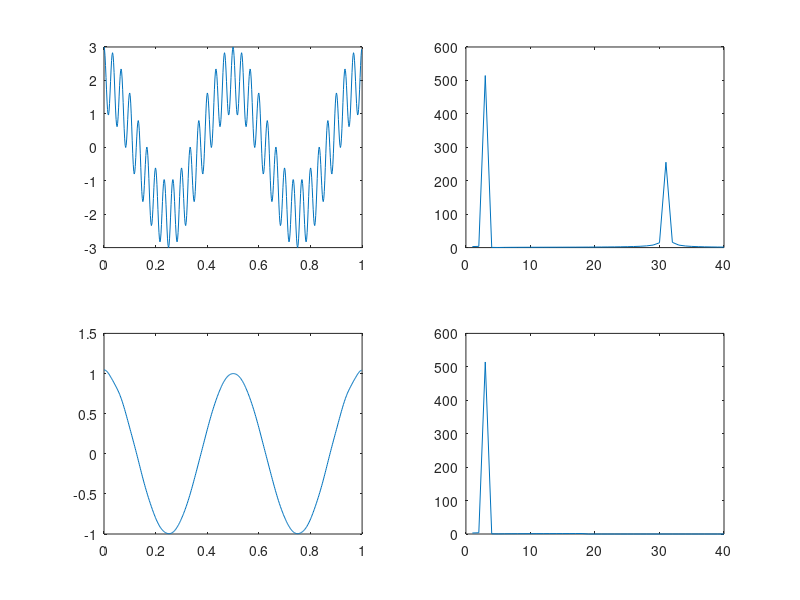
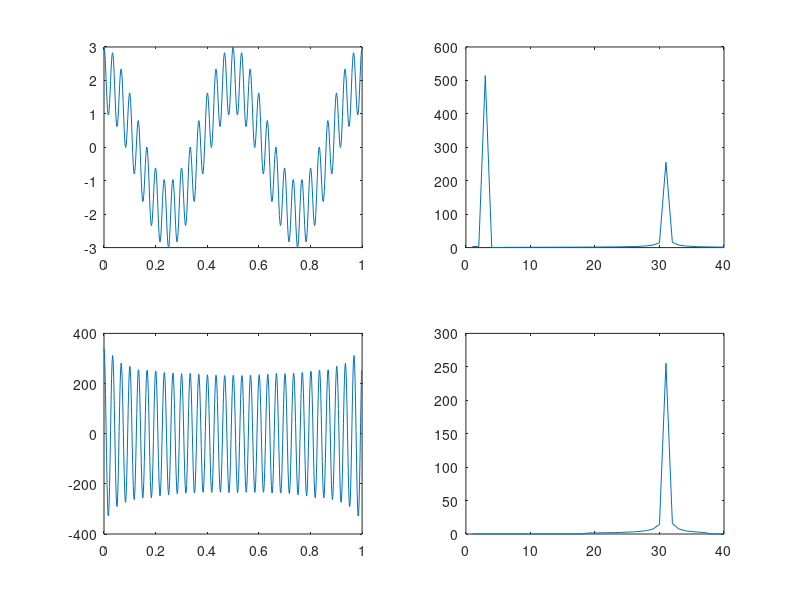

MATLAB code for these plots, in order: (Note: this script raises an error after producing the figures.)
clear all ; close all ; 


% somme de 2 ondes pures
t = (0:1/512:1);
f = 2*cos(2*(2*pi*t))+ cos(30*(2*pi*t));
fo = 2*cos(2*(2*pi*t));
br = cos(30*(2*pi*t));

% PASSE BAS
figure; subplot(2,2,1); plot(t(1:512),f(1:512));
pause;
F = abs(fft(f));
subplot(2,2,2); plot(F(1:40));
H = 1.0*rectpuls(15*t);
Fpb = F.*H; 
pause; subplot(2,2,4); plot(Fpb(1:40));
fpb = real(ifft(Fpb));
pause; subplot(2,2,3); plot(t(1:512),fpb(1:512));

% PASSE HAUT
pause;
figure; subplot(2,2,1); plot(t(1:512),f(1:512));
pause;
F = abs(fft(f));
subplot(2,2,2); plot(F(1:40));
H = 1.0*rectpuls(7*t)-1.0*rectpuls(15*t);
Fph = F.*H; 
pause; subplot(2,2,4); plot(Fph(1:40));
fph = real(fft(Fph));
pause; subplot(2,2,3); plot(t(1:512),fph(1:512));


pause


%%%%% ESSAI AVEC UN SIGNAL SONORE %%%%%

% [y,Fs] = audioread('HornsNew.wav');

load chirp.mat
filename = 'chirp.wav';
audiowrite(filename,y,Fs);
[y,Fs] = audioread('chirp.wav');
[y,Fs] = audioread('handel.wav');
f = y' ;
sound(f,Fs);

L = length(f) ;
t = (1/L:1/L:1);


% PASSE BAS
figure; subplot(2,2,1); plot(t,f);
pause;
F = abs(fft(f));
subplot(2,2,2); plot(F);
H = 1.0*rectpuls(1.5*t);
Fpb = F.*H; 
pause; subplot(2,2,4); plot(Fpb);
fpb = real(ifft(Fpb));
pause; subplot(2,2,3); plot(t,fpb);

pause
sound(fpb,Fs);
pause

% PASSE HAUT
pause;
figure; subplot(2,2,1); plot(t,f);
pause;
F = abs(fft(f));
subplot(2,2,2); plot(F);
H = 1.0 - 1.0*rectpuls(1.5*t);
Fph = F.*H; 
pause; subplot(2,2,4); plot(Fph);
fph = real(fft(Fph));
pause; subplot(2,2,3); plot(t,fph);

pause

sound(fph,Fs);
pause
